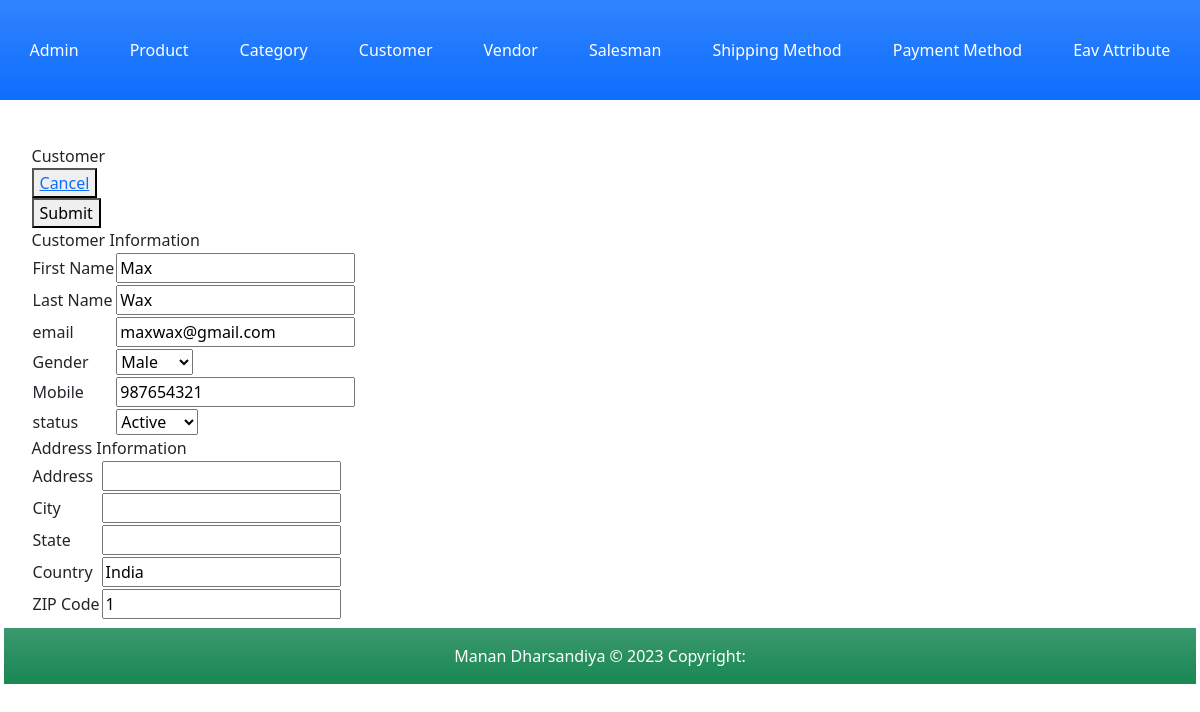
The page /Index.php?c=customer&a=edit&id=129 on the database its author committed.
### tables this page shows
CREATE TABLE `customer` (
  `customer_id` int(11) NOT NULL,
  `first_name` varchar(255) NOT NULL,
  `last_name` varchar(255) NOT NULL,
  `email` varchar(255) NOT NULL,
  `gender` enum('1','2') NOT NULL,
  `mobile` int(10) NOT NULL,
  `status` enum('1','2') NOT NULL,
  `created_at` datetime NOT NULL,
  `updated_at` datetime DEFAULT NULL
);

CREATE TABLE `customer_address` (
  `address_id` int(11) NOT NULL,
  `customer_id` int(11) NOT NULL,
  `address` varchar(255) NOT NULL,
  `city` varchar(50) NOT NULL,
  `state` varchar(50) NOT NULL,
  `country` varchar(50) NOT NULL,
  `zip` int(8) NOT NULL
);

### Block/Core/Template.php (called while the page is built, shortened)
<?php
class Block_Core_Template extends Model_Core_View
{
	protected $children =  [];
	public function getChildren()
	{
		return $this->children;
	}
	public function addChild($key, $value)
	{
		$this->children[$key] = $value;
		return $this;
	}
}
?>

### Model/Core/View.php (called while the page is built, shortened)
<?php
class Model_Core_View
{
	protected $data = [];
	protected $template = null;
	public function setData($data)
	{
		$this->data = $data;
		return $this;
	}
	public function getData()
	{
		return $this->data;
	}
	public function setTemplate($template)
	{
		$this->template = $template;
		return $this;
	}
	public function getTemplate()
	{
		return $this->template;
	}
	public function render()
	{
		require 'View' . DS . $this->getTemplate();
	}
	public function getUrl($action = null, $controller = null, $params = [], $resetParam = false)
	{
		return Ccc::getModel('Core_Url')->getUrl($action, $controller, $params, $resetParam);
	}
}
?>

### Controller/Customer.php (called while the page is built, shortened)
<?php
class Controller_Customer extends Controller_Core_Action
{
	public function editAction()
	{
		try {
			if ($id = (int) $this->getRequest()->getParams('id')) {
				if (!($customer = Ccc::getModel('Customer')->load($id))) {
					throw new Exception("Invalid Id.", 1);
				}
			}
			$customerAddress = Ccc::getModel('Customer');
			$customerAddress->getResource()->setTableName('customer_address');
			if (!$customerAddress->load($id)) {
				throw new Exception("Invalid Id.", 1);
			}
			$layout = $this->getLayout();
			$layout->addContent('edit', $layout->createBlock('Customer_Edit')->setData(['customer' => $customer, 'customerAddress' => $customerAddress]));
			$layout->render();
		} catch (Exception $e) {
			$this->getMessage()->addMessage($e->getMessage(),Model_Core_Message::FAILURE);
			$this->redirect('grid');
		}
	}
}
?>

### Controller/Core/Front.php (called while the page is built, shortened)
<?php
class Controller_Core_Front
{
	public function init()
	{
		$request = Ccc::getModel('Core_Request');
		$controller = new $controllerClassName();
		$actionName = $request->getActionName().'Action';
		$controller->$actionName();
	}
}
?>

### Index.php (called while the page is built, shortened)
<?php
spl_autoload_register(function ($className) {
    $classPath = str_replace('_', '/', $className);
});
class Ccc
{
	public static function init()
	{
		$front = new Controller_Core_Front();
		$front->init();
	}
	public static function getModel($className)
	{
		return new $className();
	}
}
Ccc::init();
?>

### Model/Core/Url.php (called while the page is built, shortened)
<?php
class Model_Core_Url
{
	public function getUrl($action = null, $controller = null, $params = [], $resetParam = false)
	{
		$request = Ccc::getModel('Core_Request');
		$final = $request->getParams();
		if ($resetParam) {
			$final = [];
		}
		if ($controller) {
			$final['c'] = $controller;
		}
		else {
			$final['c'] = $request->getControllerName();
		}
		if ($action) {
			$final['a'] = $action;
		}
		else {
			$final['a'] = $request->getActionName();
		}
		$queryString = http_build_query($final);
		$url = $_SERVER['REQUEST_SCHEME'] . "://" . $_SERVER['HTTP_HOST'] . $_SERVER['SCRIPT_NAME'] . "?" . $queryString;
		return $url;
	}
}
?>

### Model/Core/Request.php (called while the page is built, shortened)
<?php
class Model_Core_Request
{
	public function getParams($key=null, $value=null)
	{
		if ($key == null) {
			return $_GET;
		}
		if (array_key_exists($key, $_GET)) {
			return $_GET[$key];
		}
		return $value;
	}
	public function getControllerName()
	{
		return $this->getParams('c', 'product');
	}
}
?>

### Block/Customer/Edit.php (called while the page is built, shortened)
<?php
class Block_Customer_Edit extends Block_Core_Template
{
	public function getCustomer()
	{
		return $this->getData('customer');
	}
	public function getCustomerAddress()
	{
		return $this->getData('customerAddress');
	}
}
?>

### Model/Core/Table.php (called while the page is built, shortened)
<?php
class Model_Core_Table
{
	protected $data = [];
	protected $resource = null;
	public function setResource($resource)
	{
		$this->resource = $resource;
		return $this;
	}
	public function getResource()
	{
		if ($this->resource) {
			return $this->resource;
		}
		$resource = new $this->resourceClass();
		return $resource;
	}
	public function getTableName()
	{
		return $this->getResource()->getTableName();
	}
	public function getPrimaryKey()
	{
		return $this->getResource()->getPrimaryKey();
	}
	public function __get($key)
	{
		if (array_key_exists($key, $this->data)) {
			return $this->data[$key];
		}
		return null;
	}
	public function setData($data)
	{
		$this->data = array_merge($this->data, $data);
		return $this;
	}
	public function load($id, $column = null)
	{
		if (!$column) {
			$column = $this->getPrimaryKey();
		}
		$query = "SELECT * FROM `{$this->getTableName()}` WHERE `{$column}` = '{$id}'";
		$row = $this->getResource()->fetchRow($query);
		return $this;
	}
}
?>

### Model/Core/Adapter.php (called while the page is built, shortened)
<?php
class Model_Core_Adapter
{
	public $config = [
		'host' => 'localhost',
		'username' => 'root',
		'password' => '',
		'dbname' => 'newmvc-manan_dharsandiya'
	];
	public function connect(){
		$connect = mysqli_connect(
			$this->config['host'],
			$this->config['username'],
			$this->config['password'],
			$this->config['dbname']
		);
		return $connect;
	}
	public function fetchRow($query){
		$connect = $this->connect();
		$result = mysqli_query($connect, $query);
		if ($result->num_rows > 0) {
			return $result->fetch_assoc();
		}
		return false;
	}
}
?>

### Model/Core/Table/Resource.php (called while the page is built, shortened)
<?php
class Model_Core_Table_Resource
{
	public function getAdapter()
	{
		$adapter = Ccc::getModel('Core_Adapter');
		return $adapter;
	}
	public function fetchRow($query)
	{
		return $this->getAdapter()->fetchRow($query);
	}
}
?>

### Model/Customer.php (called while the page is built, shortened)
<?php
class Model_Customer extends Model_Core_Table
{
	public function getStatusOptions()
	{
		return [
			self::STATUS_ACTIVE => self::STATUS_ACTIVE_LBL,
			self::STATUS_INACTIVE => self::STATUS_INACTIVE_LBL
		];
	}
	public function getGenderOptions()
	{
		return [
			self::GENDER_MALE => self::GENDER_MALE_LBL,
			self::GENDER_FEMALE => self::GENDER_FEMALE_LBL
		];
	}
	public function getStatus()
	{
		if ($this->status) {
			return $this->status;
		}
		return self::STATUS_DEFAULT;
	}
	public function getGender()
	{
		if ($this->gender) {
			return $this->gender;
		}
		return self::GENDER_DEFAULT;
	}
}
?>

### View/customer/edit.phtml (the view)
<?php
$customer = $this->getCustomer()['customer'];
$customerAddress = $this->getCustomerAddress()['customerAddress'];
?>
<form action="<?php echo $this->getUrl('save'); ?>" method="post">
	<div class="add">
		<div>Customer</div>
		<div class="cancel">
			<button><a href="<?php echo $this->getUrl('grid', null, [], true); ?>">Cancel</a></button>
		</div>
		<div class="submit">
			<button type="submit">Submit</button>
		</div>
	</div>
	<div>Customer Information</div>
	<table>
		<tr>
			<td>First Name</td>
			<td><input type="text" name="customer[first_name]" value="<?php echo $customer->first_name; ?>"></td>
		</tr>
		<tr>
			<td>Last Name</td>
			<td><input type="text" name="customer[last_name]" value="<?php echo $customer->last_name; ?>"></td>
		</tr>
		<tr>
			<td>email</td>
			<td><input type="text" name="customer[email]" value="<?php echo $customer->email; ?>"></td>
		</tr>
		<tr>
			<td>Gender</td>
			<td>
				<select name="customer[gender]">
					<?php foreach ($customer->getGenderOptions() as $key => $value) : ?>
						<?php $selected = ($key == $customer->getGender()) ? "selected" : ''; ?>
						<option value="<?php echo $key; ?>" <?php echo $selected;?>><?php echo $value; ?></option>
					<?php endforeach; ?>
				</select>
			</td>
		</tr>
		<tr>
			<td>Mobile</td>
			<td><input type="text" name="customer[mobile]" value="<?php echo $customer->mobile; ?>"></td>
		</tr>
		<tr>
			<td>status</td>
			<td>
				<select name="customer[status]">
					<?php foreach ($customer->getStatusOptions() as $key => $value) : ?>
						<?php $selected = ($key == $customer->getStatus()) ? "selected" : ''; ?>
						<option value="<?php echo $key; ?>" <?php echo $selected;?>><?php echo $value; ?></option>
					<?php endforeach; ?>
				</select>
			</td>
		</tr>
	</table>
	<div>Address Information</div>
	<table>
		<tr>
			<td>Address</td>
			<td><input type="text" name="customerAddress[address]" value="<?php echo $customerAddress->address; ?>"></td>
		</tr>
		<tr>
			<td>City</td>
			<td><input type="text" name="customerAddress[city]" value="<?php echo $customerAddress->city; ?>"></td>
		</tr>
		<tr>
			<td>State</td>
			<td><input type="text" name="customerAddress[state]" value="<?php echo $customerAddress->state; ?>"></td>
		</tr>
		<tr>
			<td>Country</td>
			<td><input type="text" name="customerAddress[country]" value="<?php echo $customerAddress->country; ?>"></td>
		</tr>
		<tr>
			<td>ZIP Code</td>
			<td><input type="text" name="customerAddress[zip]" value="<?php echo $customerAddress->zip; ?>"></td>
		</tr>
	</table>
</form>

### View/html/content.phtml
<?php
$children = $this->getChildren();
foreach ($children as $child) {
	$child->render();
}
?>

### rows shown on the page
customer: first_name "Max", last_name "Wax", email "maxwax@gmail.com", mobile "987654321"
customer_address: country "India", zip "1"

### other values the page prints
form field value "Male"
form field value "Active"
